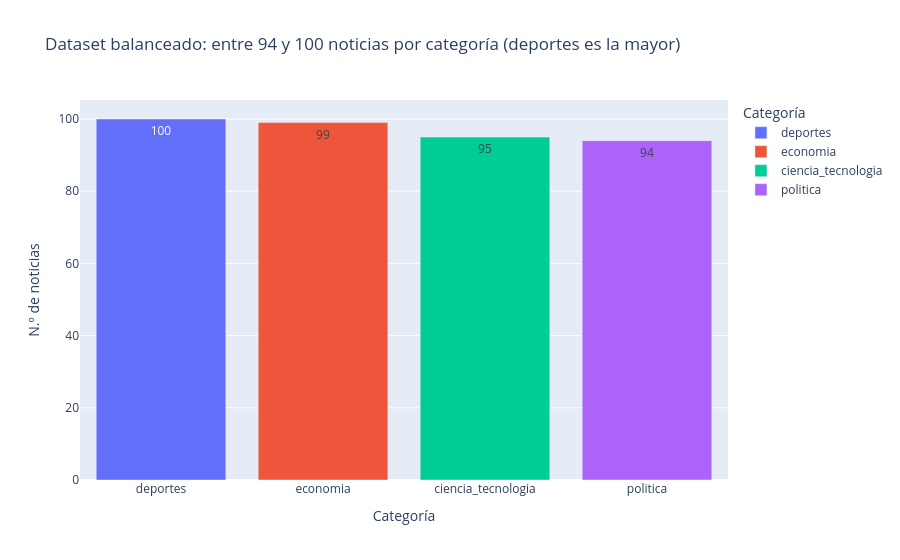

Notebook code for this chart:
### Markdown cell above
## 9. Análisis exploratorio (EDA)
Los títulos se calculan a partir de los datos para que expresen la conclusión. **Revísalos** y ajústalos si tu dataset muestra algo distinto.

### Code cell
df["len_titular"] = df["titular"].str.len()

dist = df["etiqueta"].value_counts().reset_index()
dist.columns = ["etiqueta", "n"]
titulo1 = (f"Dataset balanceado: entre {dist.n.min()} y {dist.n.max()} noticias por categoría "
           f"({dist.iloc[0].etiqueta} es la mayor)")
fig1 = px.bar(dist, x="etiqueta", y="n", color="etiqueta", text="n", title=titulo1,
              labels={"etiqueta": "Categoría", "n": "N.º de noticias"})
mostrar(fig1)

### Figure 1 — Plotly figure (JSON) as saved in the notebook; plotly's stock layout.template omitted (floating-point values rounded to 4 significant figures)
{"data": [{"hovertemplate": "Categoría=%{x}<br>N.º de noticias=%{text}<extra></extra>", "legendgroup": "deportes", "marker": {"color": "#636efa", "pattern": {"shape": ""}}, "name": "deportes", "orientation": "v", "showlegend": true, "text": [100.0], "textposition": "auto", "type": "bar", "x": ["deportes"], "xaxis": "x", "y": [100], "yaxis": "y"}, {"hovertemplate": "Categoría=%{x}<br>N.º de noticias=%{text}<extra></extra>", "legendgroup": "economia", "marker": {"color": "#EF553B", "pattern": {"shape": ""}}, "name": "economia", "orientation": "v", "showlegend": true, "text": [99.0], "textposition": "auto", "type": "bar", "x": ["economia"], "xaxis": "x", "y": [99], "yaxis": "y"}, {"hovertemplate": "Categoría=%{x}<br>N.º de noticias=%{text}<extra></extra>", "legendgroup": "ciencia_tecnologia", "marker": {"color": "#00cc96", "pattern": {"shape": ""}}, "name": "ciencia_tecnologia", "orientation": "v", "showlegend": true, "text": [95.0], "textposition": "auto", "type": "bar", "x": ["ciencia_tecnologia"], "xaxis": "x", "y": [95], "yaxis": "y"}, {"hovertemplate": "Categoría=%{x}<br>N.º de noticias=%{text}<extra></extra>", "legendgroup": "politica", "marker": {"color": "#ab63fa", "pattern": {"shape": ""}}, "name": "politica", "orientation": "v", "showlegend": true, "text": [94.0], "textposition": "auto", "type": "bar", "x": ["politica"], "xaxis": "x", "y": [94], "yaxis": "y"}], "layout": {"barmode": "relative", "legend": {"title": {"text": "Categoría"}, "tracegroupgap": 0}, "title": {"text": "Dataset balanceado: entre 94 y 100 noticias por categoría (deportes es la mayor)"}, "xaxis": {"anchor": "y", "categoryarray": ["deportes", "economia", "ciencia_tecnologia", "politica"], "categoryorder": "array", "domain": [0, 1], "title": {"text": "Categoría"}}, "yaxis": {"anchor": "x", "domain": [0, 1], "title": {"text": "N.º de noticias"}}}}
